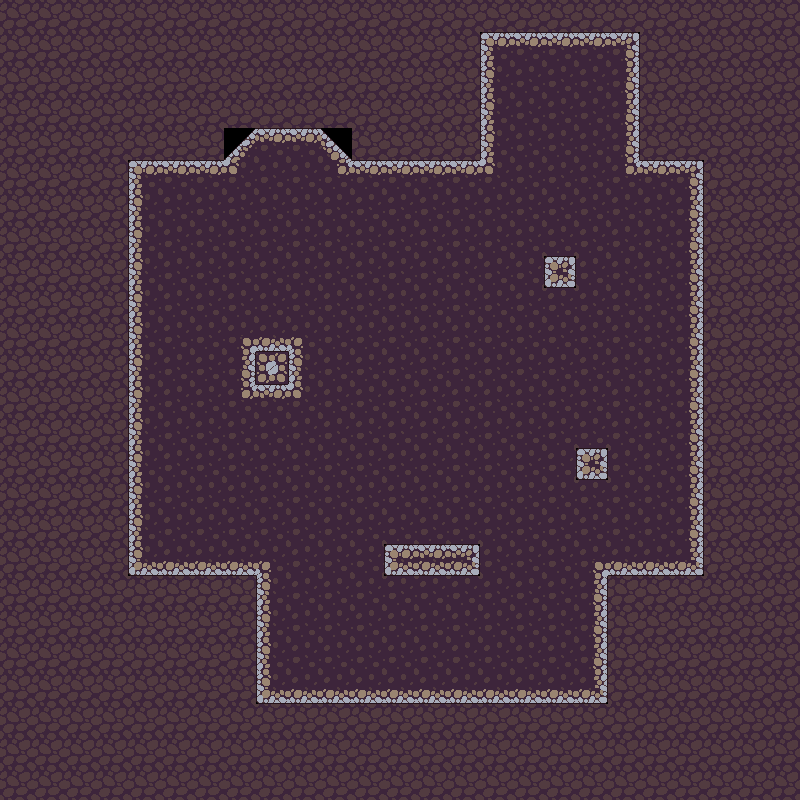

A level layout from a 2D game, rendered from its tile map. Below: a short description, then the map file with tile-grid data replaced by summaries:
An orthogonal 25x25 tile map with 32x32 px tiles, 1 tile layer (Tiles).

<map version="1.5" tiledversion="1.7.2" orientation="orthogonal" renderorder="right-down" width="25" height="25" tilewidth="32" tileheight="32" infinite="0" nextlayerid="2" nextobjectid="1">
<tileset version="1.5" tiledversion="1.7.2" name="engine1_tileset" tilewidth="32" tileheight="32" tilecount="60" columns="10">
 <image source="../Textures/Tileset.png" width="320" height="192" />
 <tile id="0">
  <properties>
   <property name="value" type="bool" value="false" />
  </properties>
 </tile>
 <tile id="1">
  <properties>
   <property name="value" type="bool" value="false" />
  </properties>
 </tile>
 <tile id="2">
  <properties>
   <property name="value" type="bool" value="false" />
  </properties>
 </tile>
 <tile id="3">
  <properties>
   <property name="value" type="bool" value="false" />
  </properties>
 </tile>
 <tile id="4">
  <properties>
   <property name="value" type="bool" value="false" />
  </properties>
 </tile>
 <tile id="5">
  <properties>
   <property name="value" type="bool" value="false" />
  </properties>
 </tile>
 <tile id="6">
  <properties>
   <property name="value" type="bool" value="false" />
  </properties>
 </tile>
 <tile id="7">
  <properties>
   <property name="value" type="bool" value="false" />
  </properties>
 </tile>
 <tile id="8">
  <properties>
   <property name="value" type="bool" value="false" />
  </properties>
 </tile>
 <tile id="9">
  <properties>
   <property name="value" type="bool" value="false" />
  </properties>
 </tile>
 <tile id="10">
  <properties>
   <property name="value" type="bool" value="false" />
  </properties>
 </tile>
 <tile id="11">
  <properties>
   <property name="value" type="bool" value="true" />
  </properties>
 </tile>
 <tile id="12">
  <properties>
   <property name="value" type="bool" value="false" />
  </properties>
 </tile>
 <tile id="13">
  <properties>
   <property name="value" type="bool" value="false" />
  </properties>
 </tile>
 <tile id="14">
  <properties>
   <property name="value" type="bool" value="false" />
  </properties>
 </tile>
 <tile id="15">
  <properties>
   <property name="value" type="bool" value="false" />
  </properties>
 </tile>
 <tile id="16">
  <properties>
   <property name="value" type="bool" value="false" />
  </properties>
 </tile>
 <tile id="17">
  <properties>
   <property name="value" type="bool" value="false" />
  </properties>
 </tile>
 <tile id="18">
  <properties>
   <property name="value" type="bool" value="false" />
  </properties>
 </tile>
 <tile id="19">
  <properties>
   <property name="value" type="bool" value="false" />
  </properties>
 </tile>
 <tile id="20">
  <properties>
   <property name="value" type="bool" value="false" />
  </properties>
 </tile>
 <tile id="21">
  <properties>
   <property name="value" type="bool" value="false" />
  </properties>
 </tile>
 <tile id="22">
  <properties>
   <property name="value" type="bool" value="false" />
  </properties>
 </tile>
 <tile id="23">
  <properties>
   <property name="value" type="bool" value="false" />
  </properties>
 </tile>
 <tile id="24">
  <properties>
   <property name="value" type="bool" value="false" />
  </properties>
 </tile>
 <tile id="25">
  <properties>
   <property name="value" type="bool" value="false" />
  </properties>
 </tile>
 <tile id="26">
  <properties>
   <property name="value" type="bool" value="false" />
  </properties>
 </tile>
 <tile id="27">
  <properties>
   <property name="value" type="bool" value="false" />
  </properties>
 </tile>
 <tile id="28">
  <properties>
   <property name="value" type="bool" value="false" />
  </properties>
 </tile>
 <tile id="29">
  <properties>
   <property name="value" type="bool" value="false" />
  </properties>
 </tile>
 <tile id="30">
  <properties>
   <property name="value" type="bool" value="false" />
  </properties>
 </tile>
 <tile id="31">
  <properties>
   <property name="value" type="bool" value="false" />
  </properties>
 </tile>
 <tile id="32">
  <properties>
   <property name="value" type="bool" value="false" />
  </properties>
 </tile>
 <tile id="33">
  <properties>
   <property name="value" type="bool" value="false" />
  </properties>
 </tile>
 <tile id="34">
  <properties>
   <property name="value" type="bool" value="false" />
  </properties>
 </tile>
 <tile id="35">
  <properties>
   <property name="value" type="bool" value="false" />
  </properties>
 </tile>
 <tile id="36">
  <properties>
   <property name="value" type="bool" value="false" />
  </properties>
 </tile>
 <tile id="37">
  <properties>
   <property name="value" type="bool" value="false" />
  </properties>
 </tile>
 <tile id="38">
  <properties>
   <property name="value" type="bool" value="false" />
  </properties>
 </tile>
 <tile id="39">
  <properties>
   <property name="value" type="bool" value="false" />
  </properties>
 </tile>
 <tile id="40">
  <properties>
   <property name="value" type="bool" value="false" />
  </properties>
 </tile>
 <tile id="41">
  <properties>
   <property name="value" type="bool" value="false" />
  </properties>
 </tile>
 <tile id="42">
  <properties>
   <property name="value" type="bool" value="false" />
  </properties>
 </tile>
 <tile id="43">
  <properties>
   <property name="value" type="bool" value="false" />
  </properties>
 </tile>
 <tile id="44">
  <properties>
   <property name="value" type="bool" value="false" />
  </properties>
 </tile>
 <tile id="45">
  <properties>
   <property name="value" type="bool" value="false" />
  </properties>
 </tile>
 <tile id="46">
  <properties>
   <property name="value" type="bool" value="false" />
  </properties>
 </tile>
 <tile id="47">
  <properties>
   <property name="value" type="bool" value="false" />
  </properties>
 </tile>
 <tile id="48">
  <properties>
   <property name="value" type="bool" value="false" />
  </properties>
 </tile>
 <tile id="49">
  <properties>
   <property name="value" type="bool" value="false" />
  </properties>
 </tile>
 <tile id="50">
  <properties>
   <property name="value" type="bool" value="false" />
  </properties>
 </tile>
 <tile id="51">
  <properties>
   <property name="value" type="bool" value="false" />
  </properties>
 </tile>
 <tile id="52">
  <properties>
   <property name="value" type="bool" value="false" />
  </properties>
 </tile>
 <tile id="53">
  <properties>
   <property name="value" type="bool" value="false" />
  </properties>
 </tile>
 <tile id="54">
  <properties>
   <property name="value" type="bool" value="false" />
  </properties>
 </tile>
 <tile id="55">
  <properties>
   <property name="value" type="bool" value="false" />
  </properties>
 </tile>
 <tile id="56">
  <properties>
   <property name="value" type="bool" value="false" />
  </properties>
 </tile>
 <tile id="57">
  <properties>
   <property name="value" type="bool" value="false" />
  </properties>
 </tile>
 <tile id="58">
  <properties>
   <property name="value" type="bool" value="false" />
  </properties>
 </tile>
 <tile id="59">
  <properties>
   <property name="value" type="bool" value="false" />
  </properties>
 </tile>
</tileset>
<layer id="1" name="Tiles" width="25" height="25">
  <properties>
   <property name="value" type="bool" value="false" />
  </properties>
  <data>[625 cells, 625 non-empty, 25 distinct tile ids]</data>
 </layer>
 </map>
